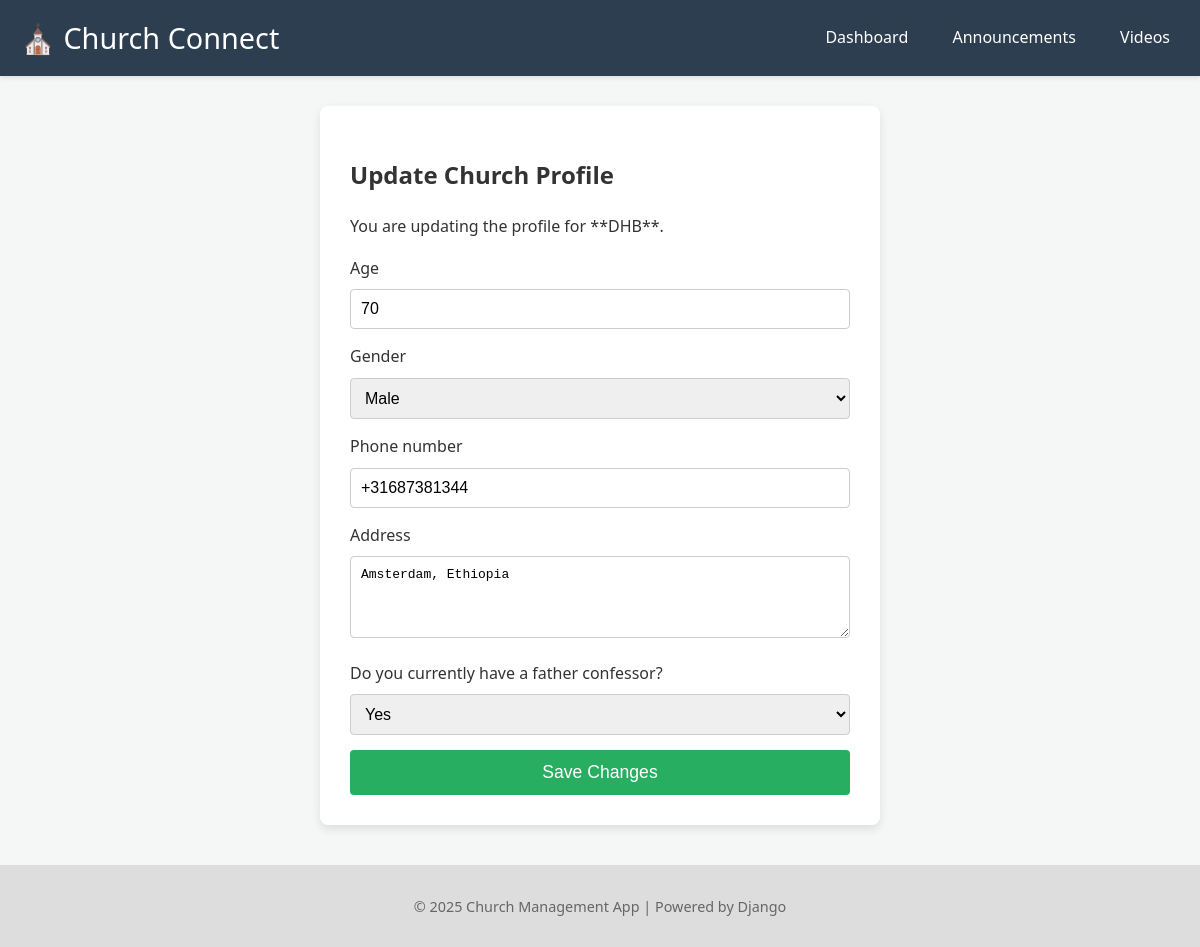
Page /members/profile/edit/ (signed in) on the earlier database version.
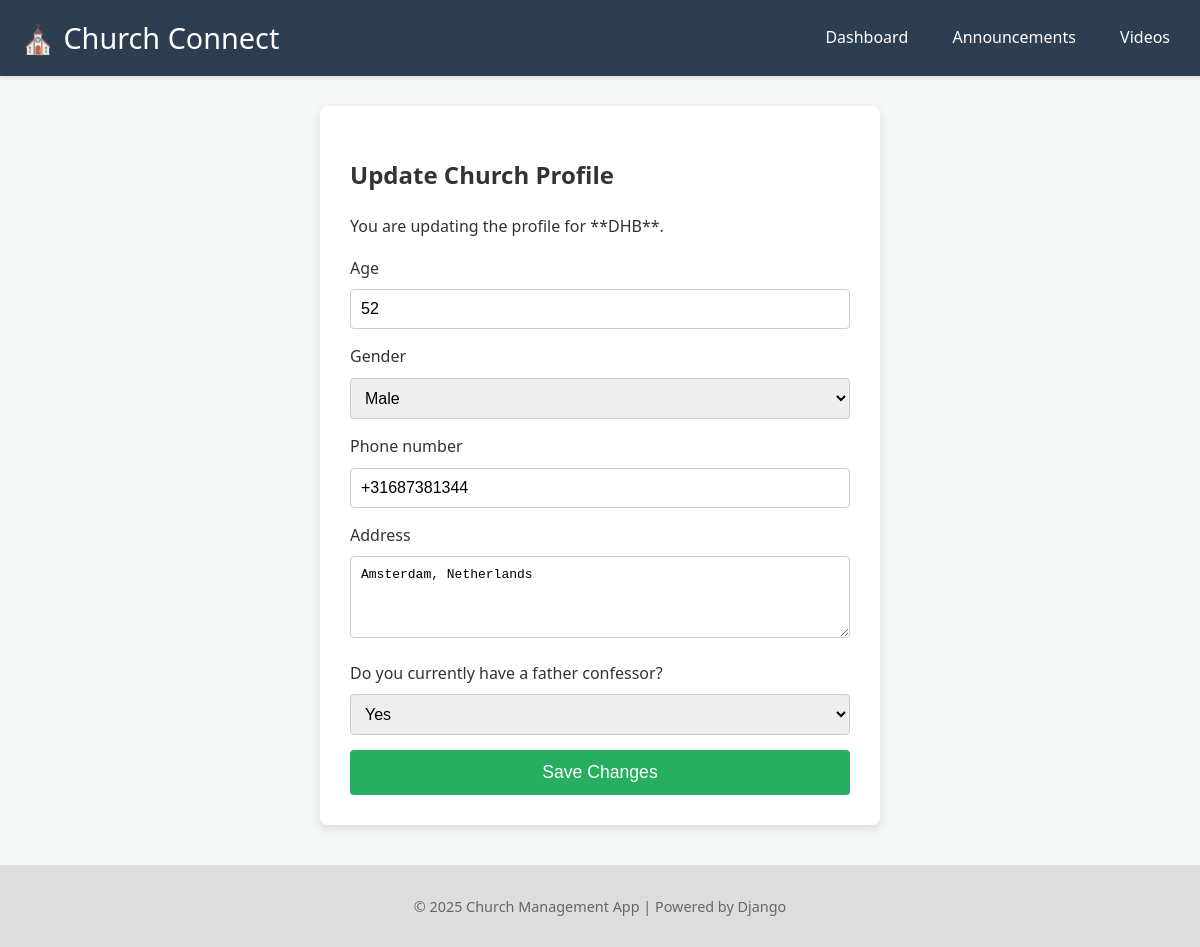
Same page on the later database version.
### members/models.py (models this page shows, shortened)
class Member(models.Model):
    user = models.OneToOneField(User, on_delete=models.CASCADE)
    age = models.IntegerField()
    gender = models.CharField(
        max_length=1,
        choices=GENDER_CHOICES,
        default='M'
    )
    phone_number = models.CharField(max_length=15, blank=True, null=True)
    address = models.TextField(blank=True)
    has_father_confessor = models.BooleanField(
        choices=CONFESSOR_CHOICES,
        default=False,
        verbose_name="Has a Father Confessor?"
    )
    date_joined = models.DateTimeField(auto_now_add=True)
    last_modified = models.DateTimeField(auto_now=True)
    class Meta:
        pass

### members/views.py (the view)
# urls.py: path('profile/edit/', MemberProfileUpdateView.as_view(), name='member_profile_update'),
class MemberProfileUpdateView(LoginRequiredMixin, UserPassesTestMixin, UpdateView):
    model = Member
    form_class = MemberProfileForm # Reuse the form we defined for profile data
    template_name = 'members/member_profile_update.html'
    success_url = reverse_lazy('member_dashboard')
    def get_object(self, queryset=None):
        try:
            return Member.objects.get(user=self.request.user)
        except Member.DoesNotExist:
            raise Http404("No Member profile found for the logged-in user.")
    def test_func(self):
        return self.get_object().user == self.request.user

### members/forms.py
class MemberProfileForm(forms.ModelForm):
    class Meta:
        model = Member
        fields = ['age', 'gender', 'phone_number', 'address', 'has_father_confessor']
        labels = {
            'has_father_confessor': 'Do you currently have a father confessor?',
        }
        widgets = {
            'age': forms.NumberInput(attrs={'min': 1, 'max': 120}),
            'address': forms.Textarea(attrs={'rows': 4}),
        }

### members/templates/members/member_profile_update.html (shortened to what this page needs)
{% extends "base.html" %}
{% block content %}
    <div class="form-container">
        <h2>Update Church Profile</h2>
        <p>You are updating the profile for **{{ user.get_full_name|default:user.username }}**.</p>
        <form method="post">
            {% for field in form %}
                <div class="form-row">
                    <label for="{{ field.id_for_label }}">{{ field.label }}</label>
                    {{ field }}
                </div>
            {% endfor %}
            <button type="submit">Save Changes</button>
        </form>
    </div>
{% endblock content %}

Differences in the rows shown:
changed Member "Male": age "70" → "52"; address "Amsterdam, Ethiopia" → "Amsterdam, Netherlands"
